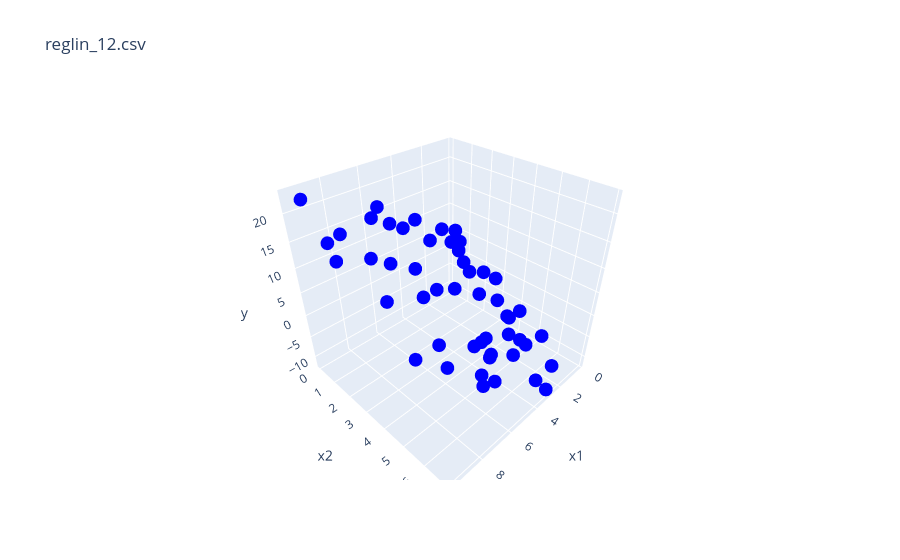

Notebook source saved alongside this figure:
### Code cell
fig = go.Figure()
fig.add_scatter3d(x=df12['x1'], y=df12['x2'], z=df12['y'], mode='markers', marker=dict(color='blue'))
fig.update_layout(title='reglin_12.csv', scene=dict(xaxis_title='x1', yaxis_title='x2', zaxis_title='y'))
fig.show()
